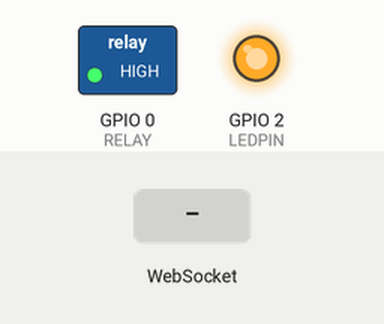
This sketch was run on a simulated ESP8266 (NodeMCU). Parts: switched loads named in the sketch (green lamp = pin HIGH), output pins drawn as LEDs (lit = HIGH). The test bench sets the inputs (shaded band). WiFi joins after 1.5 s; servers stay silent unless stated; EEPROM starts erased; what the sketch prints to the serial monitor is not drawn.

Above: at 0.1 s.
At 2.7 s:
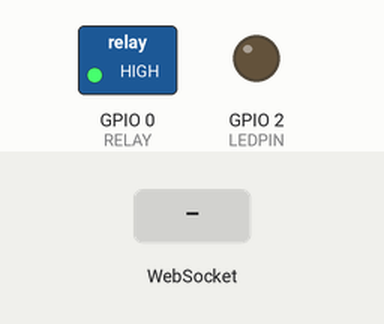
2.8 s: WebSocket text "0" received
Timing chart, 0 to 5.8 s (numbered marks = the images above; inputs shaded):
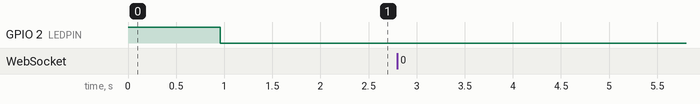

Measured:
- after the input at 2.8 s, every drawn part: stays the same

The sketch:

IoTrelay.ino
```cpp
/*
 * ESP8266 IoT web Relay
 * Designed by Krasimir Krastev 2020
 * used as IoT bathroom fan to be able for automatic shut down
 */

#include <ESP8266WiFi.h>
#include <ESP8266WiFiMulti.h>
#include <EEPROM.h>
#include <WebSocketsServer.h>
#include <Hash.h>
#include <ESP8266WebServer.h>
#include <ESP8266mDNS.h>
#include <Ticker.h>  //Ticker Library

//-------------------------------------------------------------------------------------------
// GPIO#0 is for Adafruit ESP8266 HUZZAH board. Your board LED might be on 13.
const int LEDPIN = 2;
const int RELAY = 0;
// Current LED status
bool boLEDStatus = false;


// Commands sent through Web Socket
const char FANON[] = "fanon";
const char FANOFF[] = "fanoff";
//-------------------------------------------------------------------------------------------

static const char ssid[] = "HomeNet2g";
static const char password[] = "HomeNet!2345";

int timeDelay = 3; //minutes
int timeSeconds = 0;
MDNSResponder mdns;

static void writeLED(bool);
static void ICACHE_RAM_ATTR onTimerISR();

ESP8266WiFiMulti WiFiMulti;

ESP8266WebServer server(80);
WebSocketsServer webSocket = WebSocketsServer(81);

static const char PROGMEM INDEX_HTML[] = R"rawliteral(
        <!DOCTYPE html>
        <html>
        <head>
        <meta http-equiv="Content-Type" content="text/html; charset=UTF-8" />
        <title>ESP8266 WebSocket Demo</title>
        <style>
        "body { background-color: #808080; font-family: Arial, Helvetica, Sans-Serif; Color: #000000; text-align: center}"
        </style>
        <script>
        var websock;
        function start() {
          websock = new WebSocket('ws://' + window.location.hostname + ':81/');
          websock.onmessage = function(evt) {
            var e = document.getElementById('ledstatus');
            if (evt.data === 'fanon') {
              e.style.color = 'green';
            }
            else if (evt.data === 'fanoff') {
              e.style.color = 'red';
            }
            else {
              var t = document.getElementById('sliderVreme');
              t.value = evt.data;
              document.getElementById("timeLabel").innerHTML = t.value;

            }
          };
        }
        function buttonclick(b) {
          websock.send(b.id);
        }
        function sliderMove(s){
            document.getElementById("timeLabel").innerHTML = s.value;
            websock.send(s.value);
          }
        </script>
        </head>
        <body onload="javascript:start();">
                  <h2><button style="font-size: 16pt" onclick="goBack()"> <<Назад</button> -IoT Реле Вентилатор Етаж 2-</h2>
                  <div id="ledstatus" style="text-align: center; font-size: 16pt"><b>ВЕНТИЛАТОР БАНЯ - ЕТАЖ 2</b>
                    <p> </p>
                      <button id="fanon"  type="button" style="height:200px; width:65%; font-size: 24pt; margin: auto" onclick="buttonclick(this);">ВКЛЮЧИ</button>
                    <p> </p>
                      <button id="fanoff" type="button" style="height:200px; width:65%; font-size: 24pt; margin: auto" onclick="buttonclick(this);">ИЗКЛЮЧИ</button>
                    <p> </p>
                    <p style="font-size: 16pt">Време:</p>0
                      <pstyle="font-size: 16pt"><span id="timeLabel"></span>[мин.]</p>
                      <input  id="sliderVreme" type="range" min="1" max="60" value="15" style="height:180px;width:90%; margin: auto" onchange="sliderMove(this)">
                    </div>
        </body>
        </html>
)rawliteral";

//*********************************************************************************************
void webSocketEvent(uint8_t num, WStype_t type, uint8_t * payload, size_t length)
{
  Serial.printf("webSocketEvent(%d, %d, ...)\r\n", num, type);
  switch(type) {
    /*
     case WStype_DISCONNECTED:
      Serial.printf("[%u] Disconnected!\r\n", num);
      break;
     */
    case WStype_CONNECTED:
      {
        IPAddress ip = webSocket.remoteIP(num);
        //Serial.printf("[%u] Connected from %d.%d.%d.%d url: %s\r\n", num, ip[0], ip[1], ip[2], ip[3], payload);
        // Send the current LED status
        if (boLEDStatus) {
          webSocket.sendTXT(num, FANON, strlen(FANON));
          char buffer [4];
          itoa(timeDelay, buffer, 10);
          webSocket.sendTXT(num, buffer, strlen(buffer));
        }
        else {
          webSocket.sendTXT(num, FANOFF, strlen(FANOFF));
          char buffer [4];
          itoa(timeDelay, buffer, 10);
          webSocket.sendTXT(num, buffer, strlen(buffer));
        }
      }
      break;
    case WStype_TEXT:
      //Serial.printf("[%u] get Text: %s\r\n", num, payload);
      //========================================================= FAN ON
      if (strcmp(FANON, (const char *)payload) == 0) {
        timeSeconds = 0;
        digitalWrite(LEDPIN,true);
        boLEDStatus = true;
        timer1_write(300000);

      }
      //======================================================== FAN OFF
      else if (strcmp(FANOFF, (const char *)payload) == 0) {
        timeSeconds=(timeDelay*60) + 1;
        digitalWrite(LEDPIN,false);
        boLEDStatus = false;
      }
      else {
        String timevalue = String((const char *)payload);
        //Serial.println(timevalue);
        timeDelay = timevalue.toInt();
        eeWriteInt(0, timeDelay);

      }
      // send data to all connected clients
      webSocket.broadcastTXT(payload, length);
      break;
    /*
    case WStype_BIN:
      Serial.printf("[%u] get binary length: %u\r\n", num, length);
      //hexdump(payload, length);

      // echo data back to browser
     // webSocket.sendBIN(num, payload, length);
      break;
      */
  }
}

void handleRoot()
{
  server.send_P(200, "text/html", INDEX_HTML);
}

void handleNotFound()
{
  String message = "File Not Found\n\n";
  message += "URI: ";
  message += server.uri();
  message += "\nMethod: ";
  message += (server.method() == HTTP_GET)?"GET":"POST";
  message += "\nArguments: ";
  message += server.args();
  message += "\n";
  for (uint8_t i=0; i<server.args(); i++){
    message += " " + server.argName(i) + ": " + server.arg(i) + "\n";
  }
  server.send(404, "text/plain", message);
}

static void writeLED(bool FANon)
{
  boLEDStatus = FANon;
}
//**************************** EEPROM write
void eeWriteInt(int pos, int val) {
    EEPROM.begin(512);
    byte* p = (byte*) &val;
    EEPROM.write(pos, *p);
    EEPROM.write(pos + 1, *(p + 1));
    EEPROM.write(pos + 2, *(p + 2));
    EEPROM.write(pos + 3, *(p + 3));
    EEPROM.commit();
}
//**************************** EEPROM read
int eeReadInt(int pos) {
  EEPROM.begin(512);
  int val;
  byte* p = (byte*) &val;
  *p        = EEPROM.read(pos);
  *(p + 1)  = EEPROM.read(pos + 1);
  *(p + 2)  = EEPROM.read(pos + 2);
  *(p + 3)  = EEPROM.read(pos + 3);
  return val;
}
//************************** TIMER INTERUPT
//=======================================================================
static void ICACHE_RAM_ATTR onTimerISR(){
    timeSeconds++;
    int TargetSeconds = timeDelay*60;
    if(timeSeconds > TargetSeconds)
      {
        digitalWrite(LEDPIN,false);
        boLEDStatus = false;
      }
    else timer1_write(300000);
}
//=================================================== SETUP function  .........1)
void setup()
{
  pinMode(LEDPIN, OUTPUT);
  pinMode(RELAY, OUTPUT);
  digitalWrite(LEDPIN,true);  //Toggle LED Pin
  digitalWrite(RELAY,true);  //Toggle LED Pin
  boLEDStatus = true;

  timeDelay = eeReadInt(0);
  //Initialize Ticker every 0.5s
    timer1_attachInterrupt(onTimerISR);
    timer1_enable(TIM_DIV256, TIM_EDGE, TIM_SINGLE);
    timer1_write(300000); //5s in us

  WiFiMulti.addAP(ssid, password);

  while(WiFiMulti.run() != WL_CONNECTED) {
    delay(100);
  }
  if (mdns.begin("espWebSock", WiFi.localIP())) {
    mdns.addService("http", "tcp", 80);
    mdns.addService("ws", "tcp", 81);
  }
  else {
    delay(10);
  }

  server.on("/", handleRoot);
  server.onNotFound(handleNotFound);

  server.begin();

  webSocket.begin();
  webSocket.onEvent(webSocketEvent);


}

void loop()
{
  webSocket.loop();
  server.handleClient();
}
```
